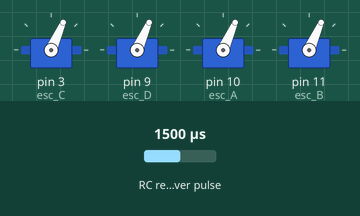
A sketch run on a simulated Arduino Uno, built with avr-gcc and run on an emulated ATmega328P. On the bench: 4 × servo. Wiring (inferred from the names in the program): RC receiver channel: data A2. The test bench sets the inputs (shaded band); at power-on: RC receiver pulse 1500 µs.

Above: at 1.3 s.
1.4 s: RC receiver pulse (sensor on A2) set to 1020 µs
At 2.2 s:
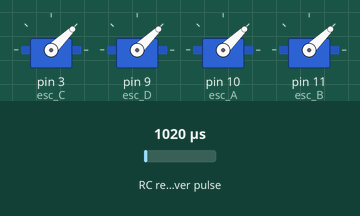
2.9 s: RC receiver pulse (sensor on A2) set to 1980 µs
At 3.4 s:
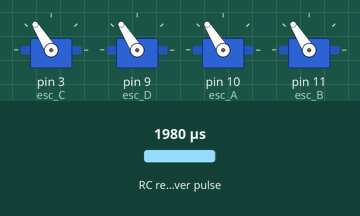
4.4 s: RC receiver pulse (sensor on A2) set to 1790 µs
At 5.6 s:
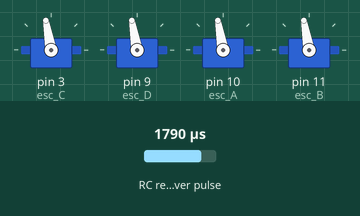
5.9 s: RC receiver pulse (sensor on A2) set to 1250 µs
At 6.8 s:
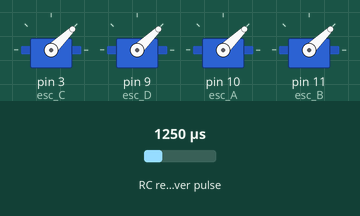
7.4 s: RC receiver pulse (sensor on A2) set to 1500 µs
At 8.0 s:
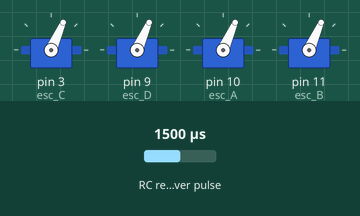
Timing chart, 0 to 9.9 s (numbered marks = the images above; inputs shaded):
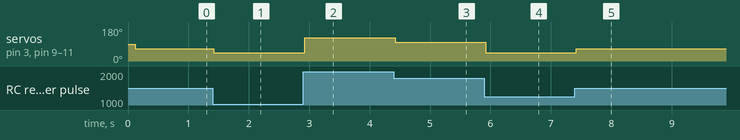

Measured:
- after the input at 1.4 s, servo on pin 3 (esc_C), servo on pin 9 (esc_D), servo on pin 10 (esc_A), servo on pin 11 (esc_B): 66° → 44° at once
- after the input at 2.9 s, servo on pin 3 (esc_C), servo on pin 9 (esc_D), servo on pin 10 (esc_A), servo on pin 11 (esc_B): 44° → 122° at once
- after the input at 4.4 s, servo on pin 3 (esc_C), servo on pin 9 (esc_D), servo on pin 10 (esc_A), servo on pin 11 (esc_B): 122° → 100° at once
- after the input at 5.9 s, servo on pin 3 (esc_C), servo on pin 9 (esc_D), servo on pin 10 (esc_A), servo on pin 11 (esc_B): 100° → 44° at once
- after the input at 7.4 s, servo on pin 3 (esc_C), servo on pin 9 (esc_D), servo on pin 10 (esc_A), servo on pin 11 (esc_B): 44° → 66° at once

The sketch:

ESC_calibration.ino
```cpp
/*
          RC Min Max RANGE

Trim in lowest position for all channels.

Roll    : 1000 to 1830
Pitch   : 1000 to 1750
Throttle: 1000 to 1870
Yaw     : 1090 to 1910

*/

#include <Servo.h>

 // ESC varaiables

Servo esc_A;
Servo esc_B;
Servo esc_C;
Servo esc_D;

//RC_receiver- Arduino Pin Configuration
byte RC_RUD_ROLL= A3;
byte RC_AIL_PITCH = 7;
byte RC_THR = A2;
byte RC_ELE_YAW = A1;

//RC variables
int rc_thr = 0;
int rc_thr_map = 0;

void setup()
{

  //initializing the RC Receiver
  pinMode(RC_RUD_ROLL, INPUT);
  pinMode(RC_AIL_PITCH, INPUT);
  pinMode(RC_THR, INPUT);
  pinMode(RC_ELE_YAW, INPUT);

//initializing Serial Communication
  Serial.begin(9600);
  Serial.flush();

//initializing the ESC PWM pins
  esc_C.attach(3);
  esc_D.attach(9);
  esc_A.attach(10);
  esc_B.attach(11);

  delay(100);
}

void loop()
{
  rc_thr = pulseIn(RC_THR, HIGH); //Reading the RC input value
  rc_thr_map = map(rc_thr, 1310, 2150, 1000, 2000); // Mapping it to PWM signal

  //limiting the Signal
  if (rc_thr_map < 1200)
      rc_thr_map = 1000;
  if (rc_thr_map > 1800)
      rc_thr_map = 2000;

//uncomment to print the RC values

 /*
  Serial.print("rc_value:   ");
  Serial.println(rc_thr);

  Serial.print("\tMicroSeconds Value:   ");
  Serial.println(rc_thr_map);
  */

 //Sending the PWM signal to the ESCs
 esc_A.writeMicroseconds(rc_thr_map);
 esc_B.writeMicroseconds(rc_thr_map);
 esc_C.writeMicroseconds(rc_thr_map);
 esc_D.writeMicroseconds(rc_thr_map);

  }
```
